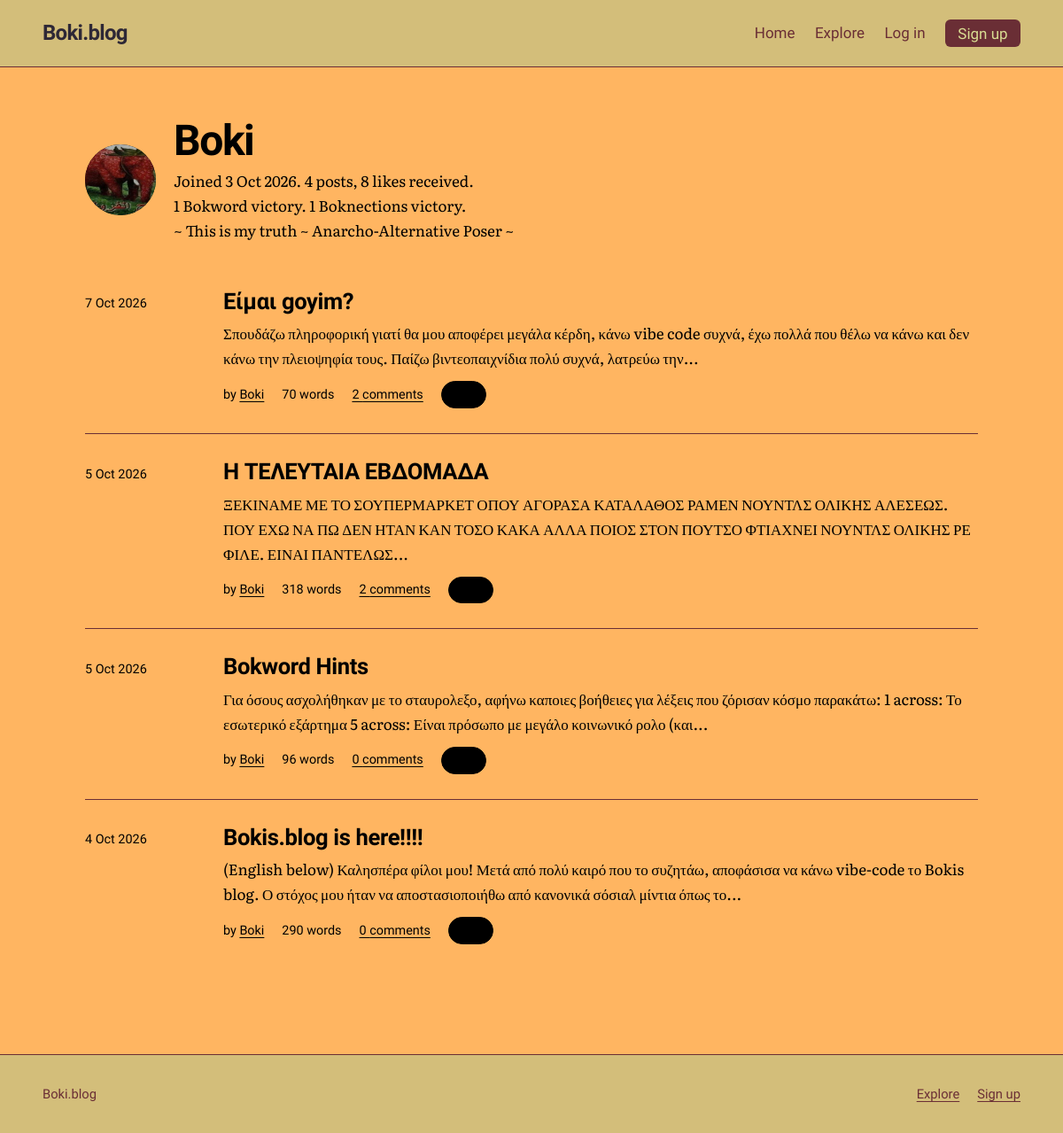
Before: /u/Boki with the older database file.
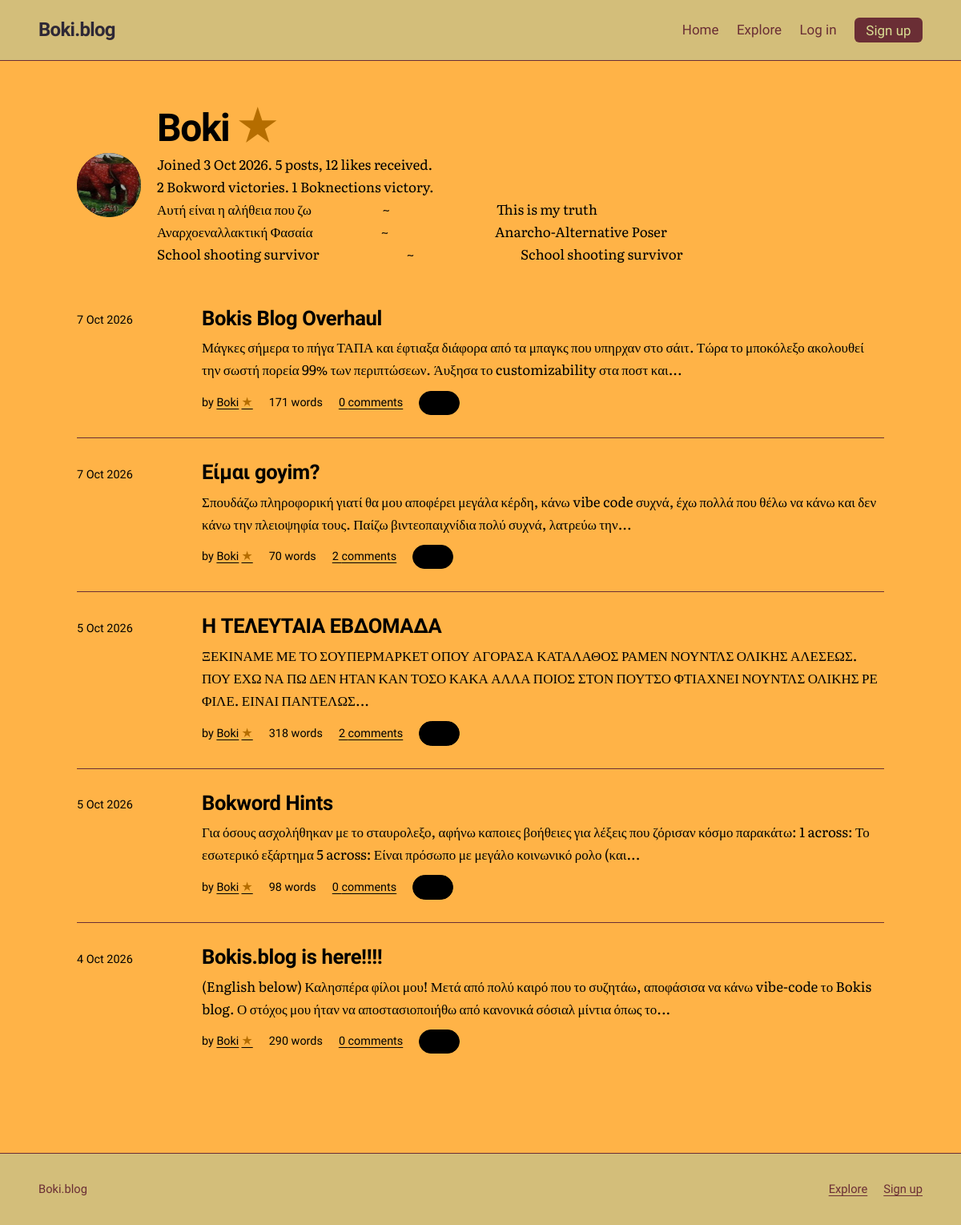
After: the same page with the newer database file.
### tables this page shows
CREATE TABLE users (
    id            INTEGER PRIMARY KEY,
    username      TEXT NOT NULL UNIQUE COLLATE NOCASE,
    password_hash TEXT NOT NULL,
    is_admin      INTEGER NOT NULL DEFAULT 0,
    created_at    TEXT NOT NULL DEFAULT (datetime('now')),
    bio           TEXT NOT NULL DEFAULT '',
    avatar        TEXT,
    profile_bg    TEXT NOT NULL DEFAULT '#D9DD92',
    profile_text  TEXT NOT NULL DEFAULT '#2E2836'
, avatar_position_x INTEGER NOT NULL DEFAULT 50, avatar_position_y INTEGER NOT NULL DEFAULT 50, bokword_victories INTEGER NOT NULL DEFAULT 0, boknections_victories INTEGER NOT NULL DEFAULT 0);

CREATE TABLE posts (
    id         INTEGER PRIMARY KEY,
    user_id    INTEGER NOT NULL REFERENCES users(id) ON DELETE CASCADE,
    title      TEXT NOT NULL,
    body       TEXT NOT NULL,
    created_at TEXT NOT NULL DEFAULT (datetime('now')),
    updated_at TEXT,
    image      TEXT,
    text_color TEXT NOT NULL DEFAULT '#2E2836',
    title_color TEXT NOT NULL DEFAULT '#2E2836',
    background_color TEXT NOT NULL DEFAULT '#D9DD92'
, accent_color TEXT NOT NULL DEFAULT '#6A2E35', surface_color TEXT NOT NULL DEFAULT '#D3BE7A', button_text_color TEXT NOT NULL DEFAULT '#D9DD92');

### app.py (the view)
@app.get("/u/<username>")
def profile(username):
    user = db().execute(
        """SELECT u.id, u.username, u.created_at, u.bio, u.avatar,
                  u.avatar_position_x, u.avatar_position_y, u.profile_bg, u.profile_text,
                  u.bokword_victories, u.boknections_victories,
                  EXISTS(
                    SELECT 1 FROM crossword_completions c
                    JOIN crossword_state s ON s.id = 1
                    WHERE c.user_id = u.id AND c.puzzle_version = s.version
                  ) AS crossword_star
           FROM users u WHERE u.username = ?""",
        (username,)).fetchone()
    if user is None:
        abort(404)
    page = request.args.get("page", 1, type=int)
    posts, total, page, pages = fetch_posts("p.user_id = ?", (user["id"],), "new", page)
    total_likes = db().execute(
        "SELECT COUNT(*) FROM likes l JOIN posts p ON p.id = l.post_id "
        "WHERE p.user_id = ?", (user["id"],)).fetchone()[0]
    return render_template("profile.html", profile_user=user, posts=posts,
                           total=total, total_likes=total_likes, page=page, pages=pages,
                           coward=COWARD_USERNAME)

### app.py (called while the page is built)
def db():
    if "db" not in g:
        g.db = sqlite3.connect(DB_PATH)
        g.db.row_factory = sqlite3.Row
        g.db.execute("PRAGMA foreign_keys = ON")
    return g.db

def get_setting(key):
    row = db().execute("SELECT value FROM settings WHERE key = ?", (key,)).fetchone()
    return row["value"] if row else None

def viewer_id():
    return g.user["id"] if g.user else -1

def boknections_enabled():
    return get_setting("boknections_enabled") == "1"

def flower_usernames():
    if "flower_users" not in g:
        g.flower_users = set()
        if boknections_enabled():
            rows = db().execute(
                "SELECT u.username FROM boknections_progress p "
                "JOIN boknections_state s ON s.id = 1 AND s.version = p.puzzle_version "
                "JOIN users u ON u.id = p.user_id WHERE p.solved = 1").fetchall()
            g.flower_users = {row["username"] for row in rows}
    return g.flower_users

@app.context_processor
def inject_site():
    return {"site_name": app.config["SITE_NAME"]}

def parse_ts(value):
    return datetime.strptime(value, "%Y-%m-%d %H:%M:%S")

@app.template_filter("wordcount")
def wordcount_filter(text):
    return len(text.split())

### templates/profile.html (shortened to what this page needs)
{% extends "base.html" %}
{% from "_macros.html" import post_row, pager with context %}
{% from "_macros.html" import user_name %}
{% block page_theme %}--bg: {{ profile_user.profile_bg }}; --profile-text: {{ profile_user.profile_text }}; --ink: {{ profile_user.profile_text }}; --ink-soft: {{ profile_user.profile_text }}; --accent: {{ profile_user.profile_text }}; color: {{ profile_user.profile_text }};{% endblock %}
{% block content %}
<div class="wrap page profile-page">
  <header class="profile-head">
    {% if profile_user.avatar %}
      <img class="avatar big" src="{{ url_for('uploaded_file', filename=profile_user.avatar) }}" alt="{{ profile_user.username }} profile picture" style="object-position: {{ profile_user.avatar_position_x }}% {{ profile_user.avatar_position_y }}%;">
    {% else %}
      <div class="avatar big" aria-hidden="true">{{ profile_user.username[:2]|upper }}</div>
    {% endif %}
    <div>
      <h1 class="page-title">{% if profile_user.username == coward %}{{ profile_user.username }}{% else %}{{ user_name(profile_user.username, profile_user.crossword_star) }}{% endif %}</h1>
      {% if profile_user.username != coward %}
      <p class="muted">Joined {{ profile_user.created_at|date }}. {{ total }} {{ 'post' if total == 1 else 'posts' }}, {{ total_likes }} {{ 'like' if total_likes == 1 else 'likes' }} received.</p>
      <p class="muted">{{ profile_user.bokword_victories }} Bokword {{ 'victory' if profile_user.bokword_victories == 1 else 'victories' }}. {{ profile_user.boknections_victories }} Boknections {{ 'victory' if profile_user.boknections_victories == 1 else 'victories' }}.</p>
      {% endif %}
      {% if profile_user.bio %}<p class="profile-bio">{{ profile_user.bio }}</p>{% endif %}
    </div>
  </header>
  {% set next = request.full_path.rstrip('?') %}
  {% if posts %}
    <ol class="post-list">{% for p in posts %}{{ post_row(p, next) }}{% endfor %}</ol>
  {% else %}
    <p class="empty">
      {{ user_name(profile_user.username, profile_user.crossword_star) }} has not published anything yet.
      {% if g.user and g.user.id == profile_user.id %}<a href="{{ url_for('new_post') }}">Write your first post</a>.{% endif %}
    </p>
  {% endif %}
</div>
{% endblock %}

### templates/_macros.html (shortened to what this page needs)
{% macro like_button(post, next) %}
  {% if g.user %}
    <form class="inline-form" method="post" action="{{ url_for('toggle_like', post_id=post.id) }}">
      <input type="hidden" name="csrf_token" value="{{ csrf_token() }}">
      <input type="hidden" name="next" value="{{ next }}">
      <button class="like {% if post.liked %}is-liked{% endif %}" type="submit" aria-pressed="{{ 'true' if post.liked else 'false' }}">
        <span aria-hidden="true">{{ '♥' if post.liked else '♡' }}</span>
        {{ post.like_count }}
        <span class="sr">{{ 'like' if post.like_count == 1 else 'likes' }}, {{ 'unlike' if post.liked else 'like this post' }}</span>
      </button>
    </form>
  {% else %}
    <a class="like" href="{{ url_for('login', next=next) }}">
      <span aria-hidden="true">♡</span> {{ post.like_count }}
    </a>
  {% endif %}
{% endmacro %}
{% macro user_name(username, crossword_star=false) %}
  {{ username }}{% if crossword_star %}<span class="achievement-star" role="img" aria-label="Solved the current Weekly Bokword" title="Solved the current Weekly Bokword">★</span>{% endif %}
{% endmacro %}
{% macro post_row(post, next) %}
  <li class="post-item">
    <time datetime="{{ post.created_at|iso }}">{{ post.created_at|date }}</time>
    <div>
      <h3><a href="{{ url_for('post', post_id=post.id) }}">{{ post.title }}</a></h3>
      <p>{{ post.body|excerpt }}</p>
      <ul class="meta">
        <li>by <a href="{{ url_for('profile', username=post.username) }}">{{ user_name(post.username, post.crossword_star) }}</a></li>
        <li>{{ post.body|wordcount }} {{ 'word' if (post.body|wordcount) == 1 else 'words' }}</li>
        <li><a href="{{ url_for('post', post_id=post.id) }}#comments">{{ post.comment_count }} {{ 'comment' if post.comment_count == 1 else 'comments' }}</a></li>
        <li>{{ like_button(post, next) }}</li>
      </ul>
    </div>
  </li>
{% endmacro %}

Changed rows visible on the page:
changed users "Boki": profile_bg "#FFB561" → "#FFB347" (drawn); bokword_victories "1" → "2"; bokword_victories "victory" → "victories"; bio "~ This is my truth ~ Anarcho-Alternative Poser ~" → "Αυτή είναι η αλήθεια που ζω ~ This is my truth Αναρχοεναλλακτική Φασαία ~ Anarcho-Alternative Poser School shooting survivor ~ School shooting survivor"
added posts: created_at "7 Oct 2026", title "Bokis Blog Overhaul", body|excerpt "Μάγκες σήμερα το πήγα ΤΑΠΑ και έφτιαξα διάφορα από τα μπαγκς που υπηρχαν στο σάιτ. Τώρα το μποκόλεξο ακολουθεί την σωστή πορεία 99% των περιπτώσεων. Άυξησα το customizability στα ποστ και...", {{ username }} "Boki", body "171", body "words", comment_count "0", comment_count "comments"
changed posts "Είμαι goyim?": now shows "★"
shown differently, row unchanged: posts "Η ΤΕΛΕΥΤΑΙΑ ΕΒΔΟΜΑΔΑ": now shows "★"
changed posts "Bokword Hints": body "96" → "98"; now shows "★"
shown differently, row unchanged: posts "Bokis.blog is here!!!!": now shows "★"
Other visible differences:
{{ total }}: "4" → "5"
{{ total_likes }}: "8" → "12"
